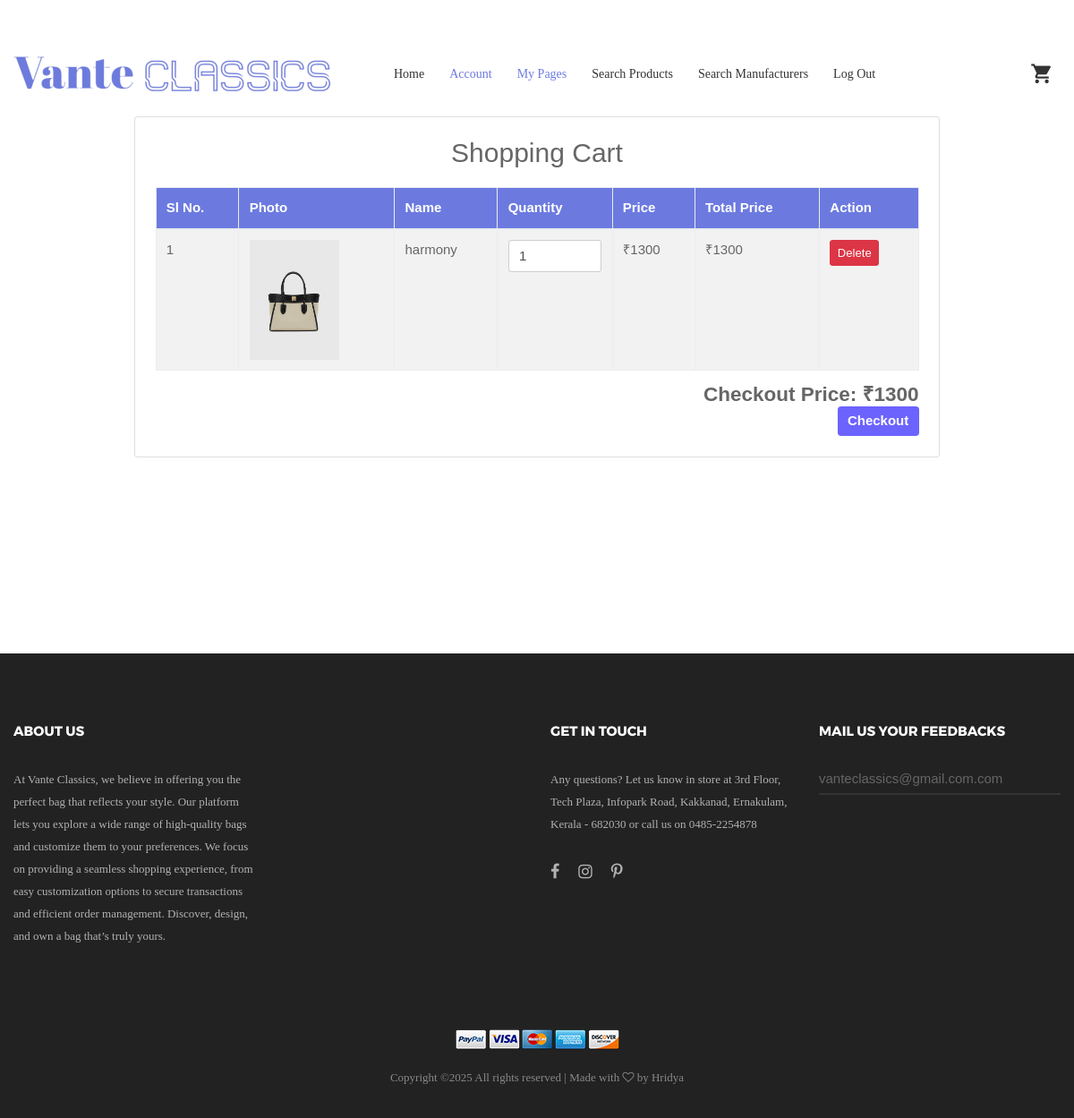
/PROJECT/User/MyCart.php (signed in), run on the app's committed database.
### tables this page shows
CREATE TABLE `tbl_cart` (
  `cart_id` int(11) NOT NULL,
  `cart_qty` int(11) NOT NULL DEFAULT 1,
  `cart_status` int(11) NOT NULL DEFAULT 0,
  `product_id` int(11) NOT NULL,
  `booking_id` int(11) NOT NULL
);

CREATE TABLE `tbl_product` (
  `product_id` int(11) NOT NULL,
  `product_name` varchar(30) NOT NULL,
  `product_description` varchar(250) NOT NULL,
  `product_price` int(11) NOT NULL,
  `product_photo` varchar(100) NOT NULL,
  `subcategory_id` int(11) NOT NULL,
  `manufacturer_id` int(11) NOT NULL,
  `material_id` int(11) NOT NULL,
  `color_id` int(11) NOT NULL,
  `product_vstatus` int(11) NOT NULL DEFAULT 0
);

### PROJECT/User/MyCart.php (the view, shortened to what this page needs)
<?php
include("../Assets/Connection/connection.php");
include("Head.php");
		?>
<!DOCTYPE html PUBLIC "-//W3C//DTD XHTML 1.0 Transitional//EN" "http://www.w3.org/TR/xhtml1/DTD/xhtml1-transitional.dtd">
<html xmlns="http://www.w3.org/1999/xhtml">
<head>
</head>
<body>
<body>
<div class="container cart-container">
    <div class="card p-4 shadow-sm">
        <h2 class="text-center mb-4">Shopping Cart</h2>
        <form id="form1" name="form1" method="post" action="">
            <?php
            $i = 0;
            $checkout = 0;
            $SelQry = "select * from tbl_cart c inner join tbl_booking b on c.booking_id=b.booking_id inner join tbl_product p on c.product_id=p.product_id where b.booking_status=0 and c.cart_status=0 and b.user_id=" . $_SESSION['uid'];
            $result = $Con->query($SelQry);
            if ($result->num_rows > 0) {
                ?>
                <table class="table table-striped table-bordered cart-table">
                    <thead class="table-dark">
                    <tr>
                        <th>Sl No.</th>
                        <th>Photo</th>
                        <th>Name</th>
                        <th>Quantity</th>
                        <th>Price</th>
                        <th>Total Price</th>
                        <th>Action</th>
                    </tr>
                    </thead>
                    <tbody>
                    <?php
                    while ($row = $result->fetch_assoc()) {
                        $i++;
                        $pid=$row['product_id'];
                        $selStock="SELECT SUM(stock_qty) as sum from tbl_stock where product_id ='$pid'";
                        $resStock=$Con->query($selStock);
                        $dataStock=$resStock->fetch_assoc();
                        $totalStock=$dataStock['sum'];
                        $selCart="SELECT SUM(cart_qty) as sum from tbl_cart where cart_status>=1 AND cart_status<6 And  product_id ='$pid'";
                        $resCart=$Con->query($selCart);
                        $dataCart=$resCart->fetch_assoc();
                        $cartStock=$dataCart['sum'];
                        $remStock=$totalStock-$cartStock;
                        ?>
                        <tr>
                            <td><?php echo $i; ?></td>
                            <td><img src="../Assets/Files/Product/Photo/<?php echo $row['product_photo']; ?>" alt="Product Image"/></td>
                            <td><?php echo $row['product_name']; ?></td>
                            <td>
                                <input required type="number" class="form-control" min='1' max='<?php echo $remStock ?>' name="txt_qty" id="txt_qty" value="<?php echo $row['cart_qty']; ?>" onChange="TotalPrice(this.value,'<?php echo $row['cart_id'] ?>')"/>
                            </td>
                            <td>₹<?php echo $row['product_price']; ?></td>
                            <td>₹<?php echo $total = $row['product_price'] * $row['cart_qty']; ?></td>
                            <td><a href="MyCart.php?cid=<?php echo $row['cart_id'] ?>" class="btn btn-danger btn-sm">Delete</a></td>
                        </tr>
                        <?php
                        $checkout += $total;
                    }
                    ?>
                    </tbody>
                </table>
                <div class="row">
                    <div class="col text-right">
                        <h4 class="total-price">Checkout Price: ₹<?php echo $checkout; ?></h4>
                        <input type="Submit" name="btn_checkout" id="btn_checkout" class="btn btn-primary" value="Checkout"/>
                    </div>
                </div>
                <?php
            } else {
                echo "<h1 class='no-items'>No items in cart</h1>";
            }
            ?>
        </form>
    </div>
</div>
</body>
</html>
<?php
include("Foot.php");
?>

### PROJECT/ASSETS/Templates/Main/css/main.css (style rules this page uses)
.container { max-width: 1380px; }
@media (max-width: 1600px) { .container { max-width: 1200px; } }

### PROJECT/User/MyCart.php (style rules this page uses)
.cart-container { display: flex; justify-content: center; align-items: flex-start; min-height: 80vh; padding: 20px; }
.card { width: 100%; max-width: 900px; margin: 20px auto; }
th { background-color: #6c7ae0; color: white; }
.total-price { font-weight: bold; }
img { max-width: 100px; height: auto; }
input[type="submit"] { background-color: #6c63ff; color: white; border: none; font-weight: bold; }

### data on the page
tbl_cart: product.product_photo (picture), product.product_name "harmony", txt_qty "1", product.product_price "1300", $total=$row['product_price']*$row['cart_qty'] "1300"

### other printed values
$checkout "1300"
